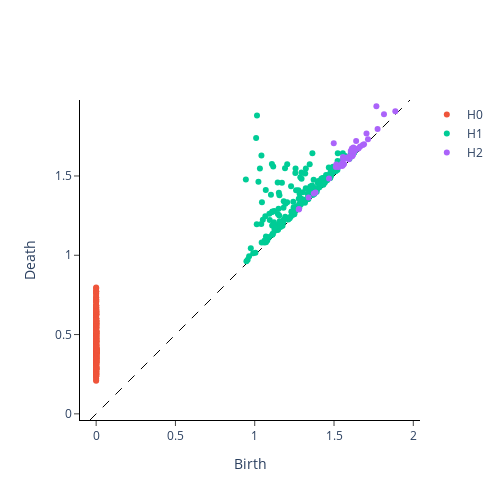

Notebook source saved alongside this figure:
### Code cell
plot = gtda.plotting.plot_diagram(diagram[print_obj])
display(plot)
plot.write_image(file = f"{subj}/{exp}/diagram.svg", format = "svg")
